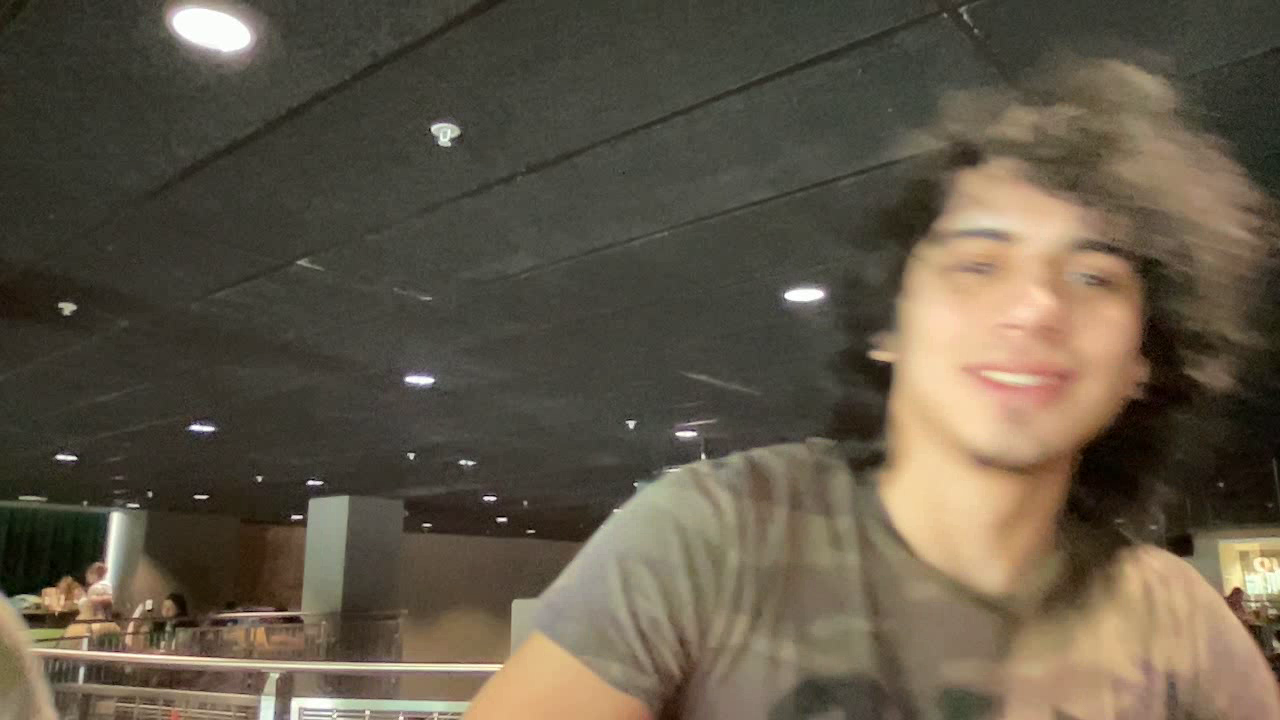
#> input picture frame 1 of 07-04-2022-16-08-57.mp4, 1280 x 720 px, given in place of the camera
$ python sp.py
#> lines starting #> are read from the running program, lines starting #| are printed output that depends on the picture
import cv2
import time
import datetime

cap = cv2.VideoCapture(0)

face_cascade = cv2.CascadeClassifier(
    cv2.data.haarcascades + "haarcascade_frontalface_default.xml")
body_cascade = cv2.CascadeClassifier(
    cv2.data.haarcascades + "haarcascade_fullbody.xml")

detection = False
detection_stopped_time = None
timer_started = False
SECONDS_TO_RECORD_AFTER_DETECTION = 5

frame_size = (int(cap.get(3)), int(cap.get(4)))
fourcc = cv2.VideoWriter_fourcc(*"mp4v")

while True:
    _, frame = cap.read()
#> frame is the input picture: shape (720, 1280, 3); mean B, G, R 71, 87, 96.5

    gray = cv2.cvtColor(frame, cv2.COLOR_BGR2GRAY)
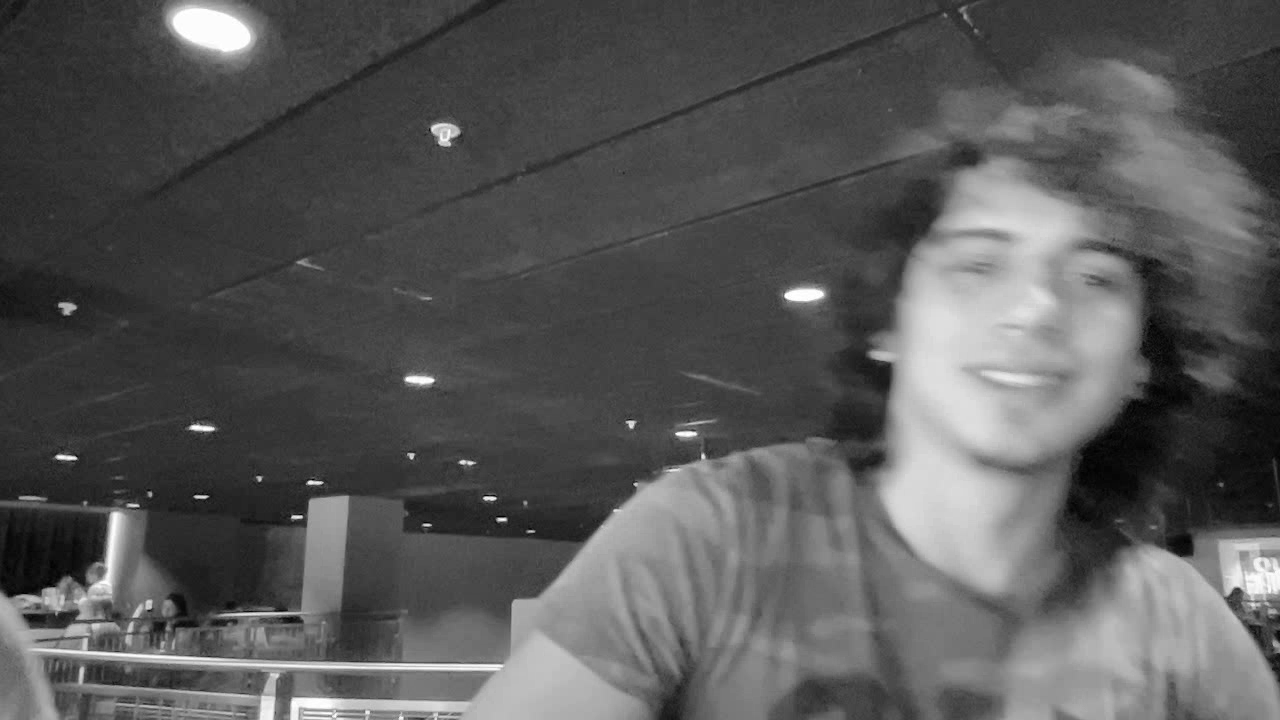
#> gray: shape (720, 1280); min 0, max 255, mean 88.1
    faces = face_cascade.detectMultiScale(gray, 1.3, 5)
#> faces = [[893, 170, 280, 280]]
    bodies = face_cascade.detectMultiScale(gray, 1.3, 5)
#> bodies = [[893, 170, 280, 280]]

    if len(faces) + len(bodies) > 0:
        if detection:
            timer_started = False
        else:
            detection = True
            current_time = datetime.datetime.now().strftime("%d-%m-%Y-%H-%M-%S")
            out = cv2.VideoWriter(
                f"{current_time}.mp4", fourcc, 20, frame_size)
            print("Started Recording!")
    elif detection:
        if timer_started:
            if time.time() - detection_stopped_time >= SECONDS_TO_RECORD_AFTER_DETECTION:
                detection = False
                timer_started = False
                out.release()
                print('Stop Recording!')
        else:
            timer_started = True
            detection_stopped_time = time.time()

    if detection:
        out.write(frame)

    # for (x, y, width, height) in faces:
    #    cv2.rectangle(frame, (x, y), (x + width, y + height), (255, 0, 0), 3)

    cv2.imshow("Camera", frame)

    if cv2.waitKey(1) == ord('q'):
#> (key q is pressed here)
        break

out.release()
cap.release()
cv2.destroyAllWindows()


'''import numpy as np
import cv2

cap = cv2.VideoCapture(0)
face_cascade = cv2.CascadeClassifier(cv2.data.haarcascades + 'haarcascade_frontalface_default.xml')
eye_cascade = cv2.CascadeClassifier(cv2.data.haarcascades + 'haarcascade_eye.xml')

while True:
    ret, frame = cap.read()

    gray = cv2.cvtColor(frame, cv2.COLOR_BGR2GRAY)
    faces = face_cascade.detectMultiScale(gray, 1.3, 5)
    for (x, y, w, h) in faces:
        cv2.rectangle(frame, (x, y), (x + w, y + h), (255, 0, 0), 5)
        roi_gray = gray[y:y+w, x:x+w]
        roi_color = frame[y:y+h, x:x+w]
        eyes = eye_cascade.detectMultiScale(roi_gray, 1.3, 5)
        for (ex, ey, ew, eh) in eyes:
            cv2.rectangle(roi_color, (ex, ey), (ex + ew, ey + eh), (0, 255, 0), 5)

    cv2.imshow('frame', frame)

    if cv2.waitKey(1) == ord('q'):
        break

cap.release()
cv2.destroyAllWindows() '''


'''import cv2
import mediapipe as mp
import time
NUM_FACE = 2
class FaceLandMarks():
    def __init__(self, staticMode=False, maxFace=NUM_FACE, minDetectionCon=0.5, minTrackCon=0.5):
        self.staticMode = staticMode
        self.maxFace = maxFace
        self.minDetectionCon = minDetectionCon
        self.minTrackCon = minTrackCon

        self.mpDraw = mp.solutions.drawing_utils
        self.mpFaceMesh = mp.solutions.face_mesh
        self.faceMesh = self.mpFaceMesh.FaceMesh(self.staticMode, self.maxFace, self.minDetectionCon, self.minTrackCon)
        self.drawSpec = self.mpDraw.DrawingSpec(thickness=1, circle_radius=1)

    def findFaceLandmark(self, img, draw=True):
        self.imgRGB = cv2.cvtColor(img, cv2.COLOR_BGR2RGB)
        self.results = self.faceMesh.process(self.imgRGB)

        faces = []

        if self.results.multi_face_landmarks:
             for faceLms in self.results.multi_face_landmarks:
                 if draw:
                    self.mpDraw.draw_landmarks(img, faceLms, self.mpFaceMesh.FACE_CONNECTIONS,
                                                                            self.drawSpec, self.drawSpec)
                    face = []

                    for id, lm in enumerate(faceLms.landmark):


                       ih, iw, ic = img.shape
                       x, y = int(lm.x * iw), int(lm.y * ih)

                    face.append([x, y])
                    faces.append(face)
                    return img, faces

def main():
    cap = cv2.VideoCapture(0)
    pTime = 0
    detector = FaceLandMarks()
    while True:
        success, img = cap.read()
        img, faces = detector.findFaceLandmark(img)
        if len(faces)!=0:
            print(len(faces))
        cTime = time.time()
        fps = 1 / (cTime - pTime)
        pTime = cTime
        cv2.putText(img, f'FPS:{int(fps)}', (20, 70), cv2.FONT_HERSHEY_SIMPLEX, 1, (0, 255, 0), 2)
        cv2.imshow("Test", img)
        cv2.waitKey(1)

if __name__ == "__main__":
   main() '''

$ run again, starting later in the video
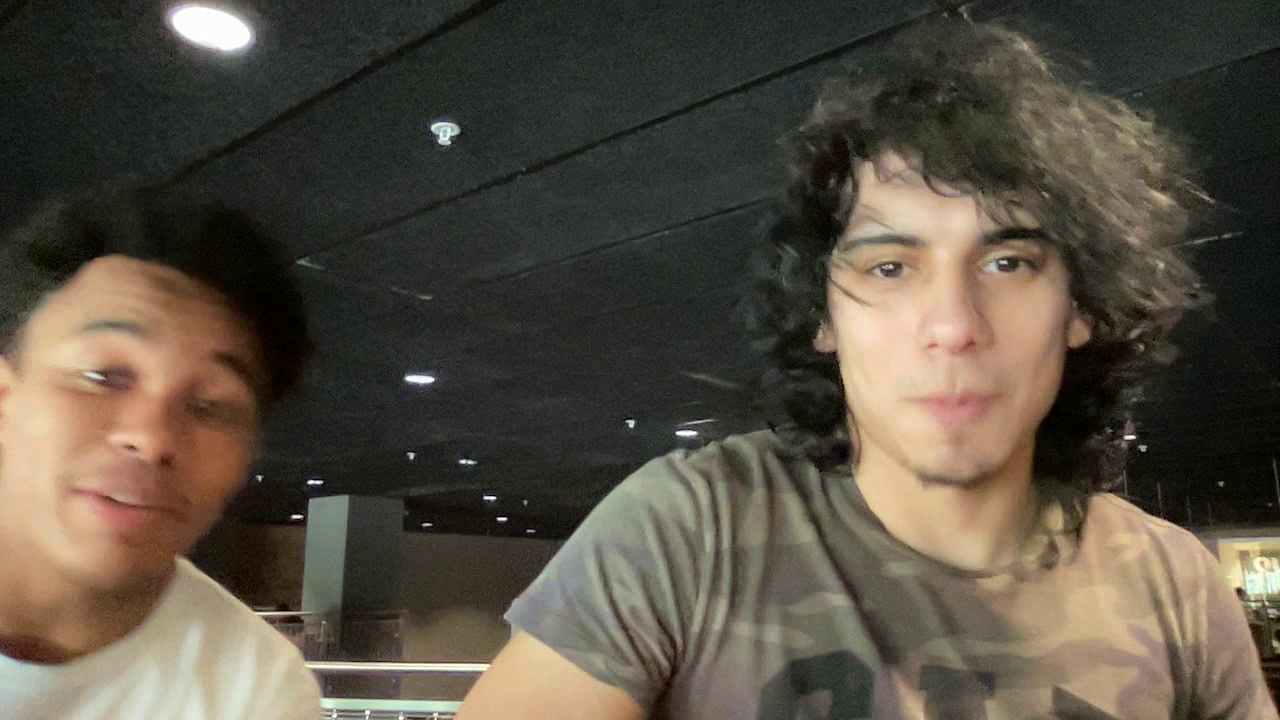
#> input picture frame 6 of 07-04-2022-16-08-57.mp4, 1280 x 720 px, given in place of the camera
#> frame is the input picture: shape (720, 1280, 3); mean B, G, R 66.7, 79.5, 87.5
#> `gray = cv2.cvtColor(frame, cv2.COLOR_BGR2GRAY)`:
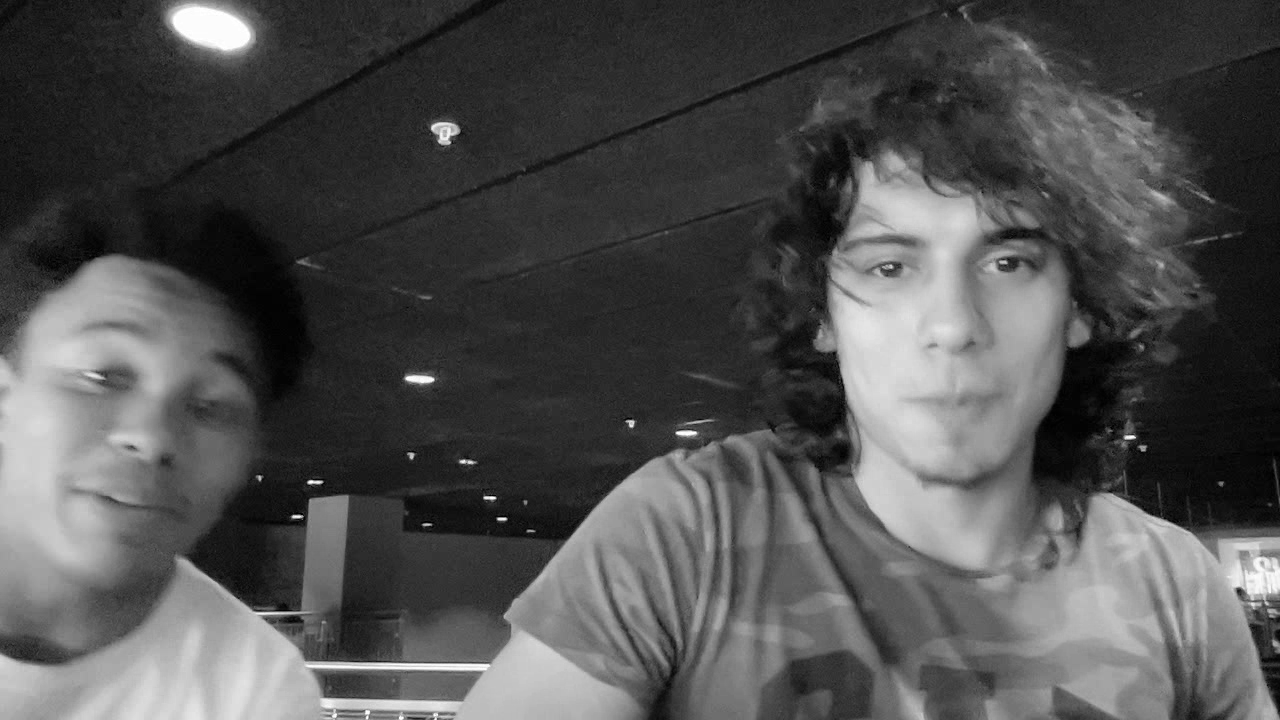
#> gray: shape (720, 1280); min 0, max 255, mean 80.4
#> faces = [[811, 164, 283, 283]]

$ run again, starting later in the video
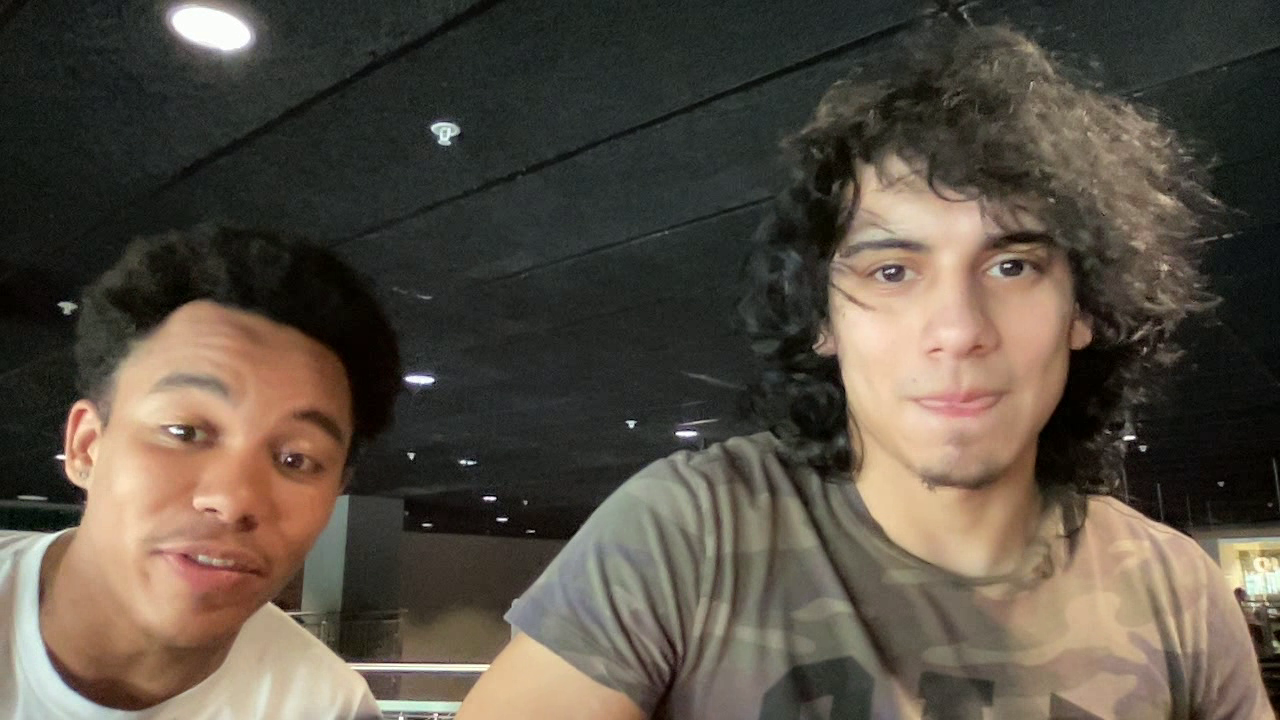
#> input picture frame 11 of 07-04-2022-16-08-57.mp4, 1280 x 720 px, given in place of the camera
#> frame is the input picture: shape (720, 1280, 3); mean B, G, R 67.8, 79, 87.7
#> `gray = cv2.cvtColor(frame, cv2.COLOR_BGR2GRAY)`:
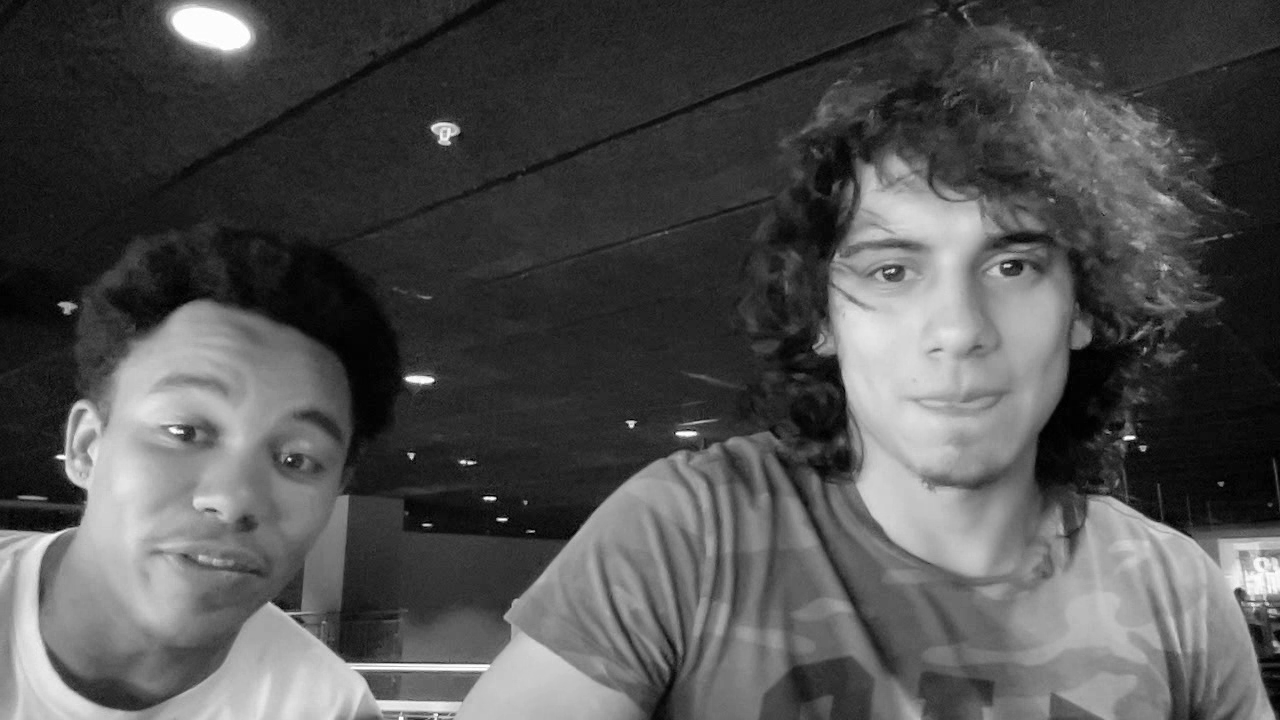
#> gray: shape (720, 1280); min 0, max 255, mean 80.3
#> faces = [[811, 165, 288, 288], [72, 319, 334, 334]]
